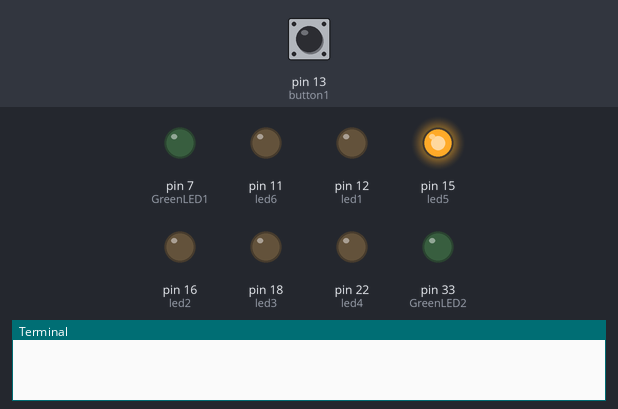
The program below on a simulated Raspberry Pi (header pin numbers). Parts: output pins drawn as LEDs (lit = HIGH), the last lines printed to the terminal. Dashed ring = blinking. Inputs (shaded band) come from the test bench; at power-on: pin 13 (button1) HIGH. The clock reads 2024-03-15 10:24:30 at power-on unless the program sets it.

Above: at 1.2 s.
1.3 s: pin 13 (button1) pulled LOW for 0.15 s
At 2.13 s:
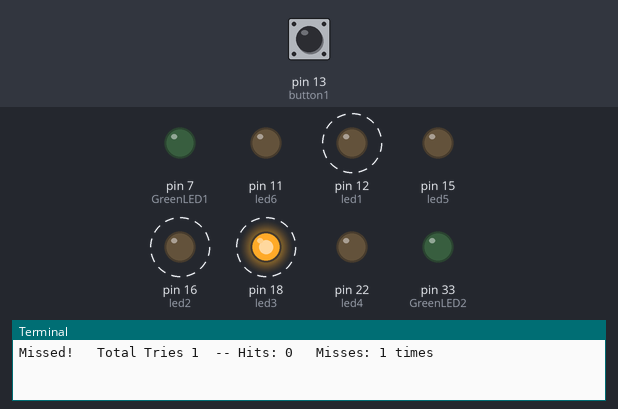
4.3 s: pin 13 (button1) pulled LOW for 1 s
At 4.75 s:
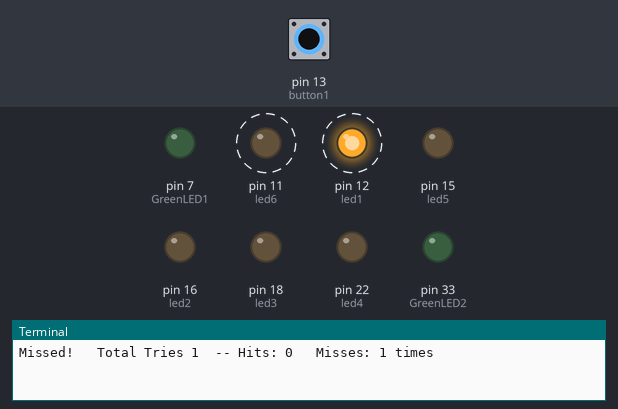
7.3 s: pin 13 (button1) pulled LOW for 0.15 s
At 7.77 s:
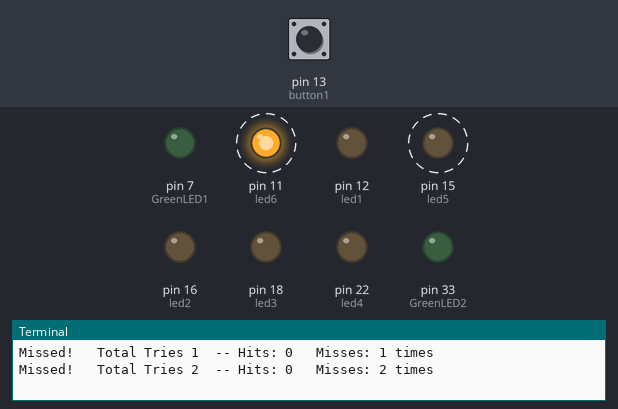
10.3 s: pin 13 (button1) pulled LOW for 3.2 s
At 10.89 s:
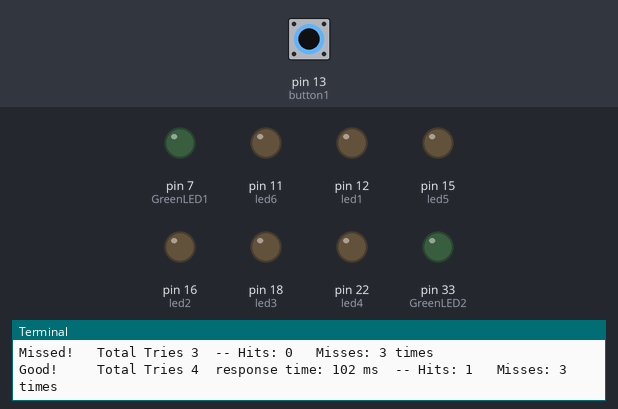
15.0 s: pin 13 (button1) pulsed LOW 5 times (0.12 s each, 0.3 s apart)
At 16.08 s:
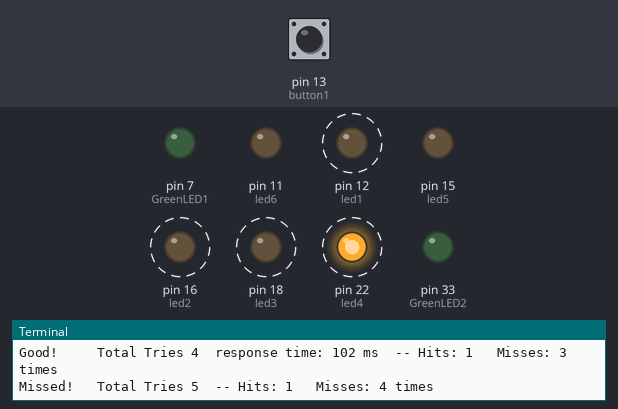
18.0 s: pin 13 (button1) pulsed LOW 5 times (0.12 s each, 0.3 s apart)
At 20.22 s:
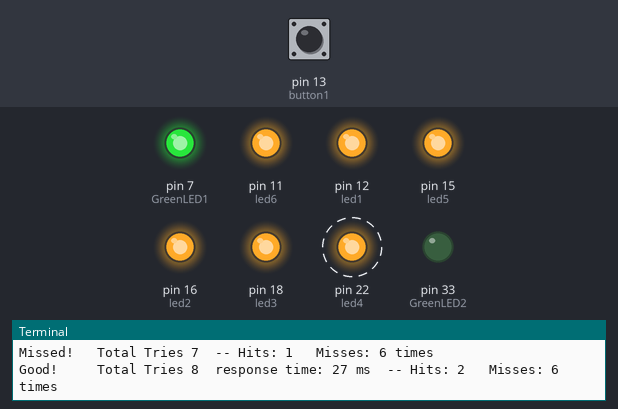
Timing chart, 0 to 22.0 s (numbered marks = the images above; inputs shaded):
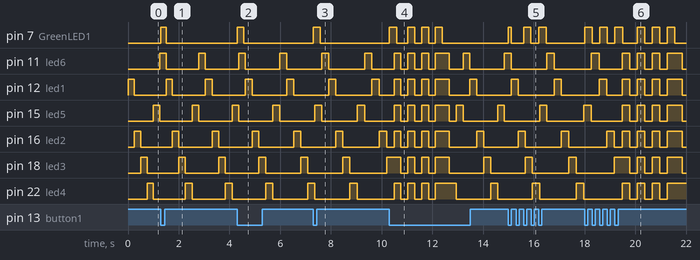

The program:

reactiongamecode.py
```python
import RPi.GPIO as GPIO
import time
import random

GPIO.setmode(GPIO.BOARD)
GPIO.cleanup()

#The pin that corresponds with each LED
#----------------------------------------------------------
led1 = 12
led2 = 16
led3 = 18
led4 = 22
led5 = 15
led6 = 11

#Can be used if you want another light to light up when you press the button, or for multiplayer
#-----------------------------------------------------------------------------------------------------------
GreenLED1 = 7
GreenLED2 = 33

#Second button is for multiplayer
#-----------------------------------
button1 = 13
button2 = 31

#Counts and prints if you missed the light or if you pressed at the right time
#----------------------------------------------------------------------------------
hitCount = 0
missCount = 0

#This is the GPIO setup for each LED
#--------------------------------------
GPIO.setup(led1, GPIO.OUT)
GPIO.setup(led2, GPIO.OUT)
GPIO.setup(led3, GPIO.OUT)
GPIO.setup(led4, GPIO.OUT)
GPIO.setup(led5, GPIO.OUT)
GPIO.setup(led6, GPIO.OUT)

#This can be used if you want an extra light to light up when you press the button at the right time, or for multiplayer
#-----------------------------------------------------------------------------------------------------------------------------------
GPIO.setup(button1, GPIO.IN, pull_up_down=GPIO.PUD_UP)
GPIO.setup(GreenLED1, GPIO.OUT)
GPIO.setup(button2, GPIO.IN, pull_up_down=GPIO.PUD_UP)
GPIO.setup(GreenLED2, GPIO.OUT)

#Program that makes the lights blink
#-----------------------------------------
button1Pressed = 0
buttonPressTime = time.clock()

def mycallback(channel):
    global button1Pressed
    global buttonPressTime

    buttonPressTime = time.time()

    button1Pressed = 1
    GPIO.output(GreenLED1, 1)
    time.sleep(onWait)
    GPIO.output(GreenLED1, 0)


GPIO.add_event_detect(button1, GPIO.FALLING, callback=mycallback, bouncetime=300)


onWait =0.25
offWait = 0

try:
    while 1:
        GPIO.output(GreenLED1, 0)
        GPIO.output(led1, 1)
        time.sleep(onWait)

        GPIO.output(led1, 0)
        time.sleep(offWait)
        GPIO.output(led2, 1)
        time.sleep(onWait)

        GPIO.output(led2, 0)
        time.sleep(offWait)

        if button1Pressed == 1:
            button1Pressed = 0
            onWait = onWait*1.05
            missCount = missCount + 1
            print "Missed!   Total Tries %.0f " %(hitCount+missCount), "-- Hits: %.0f " % hitCount, " Misses: %.0f" % missCount ,"times"

        GPIO.output(led3, 1)
        lightOnTime = time.time()
        time.sleep(onWait)
        if button1Pressed :
           hitCount= hitCount+1
           print "Good!     Total Tries %.0f " %(hitCount+missCount),"response time: %.0f"%((buttonPressTime- lightOnTime)*1000.0),"ms  -- Hits: %.0f " % hitCount, " Misses: %.0f" % missCount ,"times"
           onWait = onWait*0.94
           GPIO.output(GreenLED1, 1)
           GPIO.output(led1, 1)
           GPIO.output(led2, 1)
           GPIO.output(led3, 1)
           GPIO.output(led4, 1)
           GPIO.output(led5, 1)
           GPIO.output(led6, 1)

           time.sleep(onWait)
           GPIO.output(GreenLED1, 0)
           GPIO.output(led1, 0)
           GPIO.output(led2, 0)
           GPIO.output(led3, 0)
           GPIO.output(led4, 0)
           GPIO.output(led5, 0)
           GPIO.output(led6, 0)
           time.sleep(onWait)
           GPIO.output(GreenLED1, 1)
           GPIO.output(led1, 1)
           GPIO.output(led2, 1)
           GPIO.output(led3, 1)
           GPIO.output(led4, 1)
           GPIO.output(led5, 1)
           GPIO.output(led6, 1)
           time.sleep(onWait)
           GPIO.output(GreenLED1, 0)
           GPIO.output(led1, 0)
           GPIO.output(led2, 0)
           GPIO.output(led3, 0)
           GPIO.output(led4, 0)
           GPIO.output(led5, 0)
           GPIO.output(led6, 0)
           time.sleep(onWait)
           GPIO.output(GreenLED1, 1)
           GPIO.output(led1, 1)
           GPIO.output(led2, 1)
           GPIO.output(led3, 1)
           GPIO.output(led4, 1)
           GPIO.output(led5, 1)
           GPIO.output(led6, 1)
           time.sleep(onWait)
           GPIO.output(GreenLED1, 0)
           GPIO.output(led1, 0)
           GPIO.output(led2, 0)
           GPIO.output(led3, 0)
           GPIO.output(led4, 0)
           GPIO.output(led5, 0)
           GPIO.output(led6, 0)
           time.sleep(onWait)
           GPIO.output(GreenLED1, 1)
           GPIO.output(led1, 1)
           GPIO.output(led2, 1)
           GPIO.output(led3, 1)
           GPIO.output(led4, 1)
           GPIO.output(led5, 1)
           GPIO.output(led6, 1)
           time.sleep(onWait)
           GPIO.output(GreenLED1, 0)
           time.sleep(onWait)
           button1Pressed = 0
           GPIO.output(led1, 0)
           GPIO.output(led2, 0)
           GPIO.output(led3, 0)
           GPIO.output(led4, 0)
           GPIO.output(led5, 0)
           GPIO.output(led6, 0)


        GPIO.output(led3, 0)
        time.sleep(offWait)
        GPIO.output(led4, 1)
        time.sleep(onWait)
        GPIO.output(led4, 0)
        time.sleep(offWait)
        GPIO.output(led5, 1)
        time.sleep(onWait)
        GPIO.output(led5, 0)
        time.sleep(offWait)
        GPIO.output(led6, 1)
        time.sleep(onWait)
        GPIO.output(led6, 0)
        time.sleep(offWait)
    GPIO.cleanup()
finally:
    GPIO.cleanup()
```

Measured:
- after the input at 1.3 s, pin 7 (GreenLED1): LOW → HIGH at once, → LOW 0.20 s later
- after the input at 4.3 s, pin 7 (GreenLED1): LOW → HIGH at once, → LOW 0.26 s later
- after the input at 7.3 s, pin 7 (GreenLED1): LOW → HIGH at once, → LOW 0.28 s later
- after the input at 10.3 s, pin 7 (GreenLED1): LOW → HIGH at once, → LOW 0.29 s later, → HIGH 0.44 s later, → LOW 0.27 s later, … (8 changes in this stretch)
- after the input at 15.0 s, pin 7 (GreenLED1): goes HIGH 0.11 s, LOW 0.49 s, HIGH 0.27 s, LOW 0.33 s, HIGH 0.29 s, then LOW, starting at once
- after the input at 18.0 s, pin 7 (GreenLED1): LOW → HIGH at once, → LOW 0.30 s later, → HIGH 0.30 s later, → LOW 0.30 s later, … (12 changes in this stretch); pin 22 (led4): alternates HIGH for 0.30 s and LOW for 0.30 s, 5 changes in all, then stays HIGH, starting after 2.1 s
